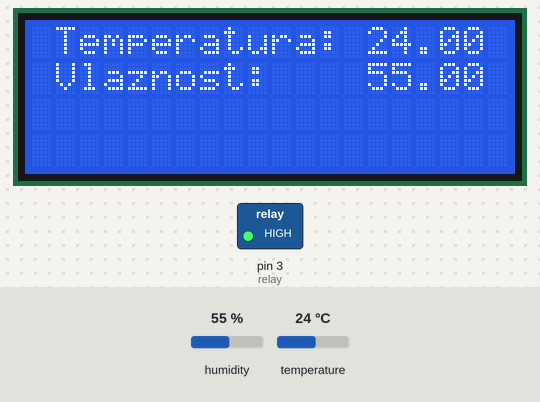
Simulated run of this sketch. Board: Arduino Uno, built with avr-gcc and run on an emulated ATmega328P. Shown: 20×4 character LCD, switched loads named in the sketch (green lamp = pin HIGH). Inputs (shaded band) come from the test bench; at power-on: temperature 24 °C, humidity 55 %.

Above: at 1.3 s.
1.4 s: temperature set to 37 °C
At 6.4 s:
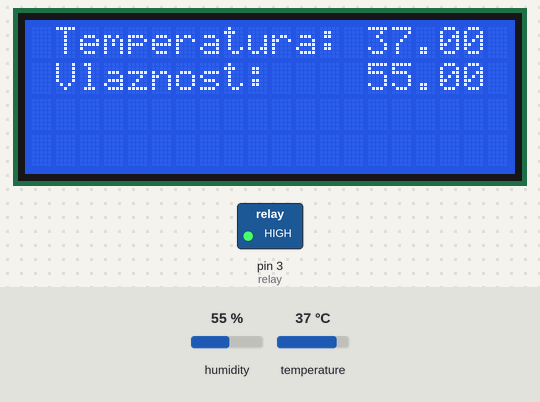
11.8 s: temperature set to 40 °C
At 16.1 s:
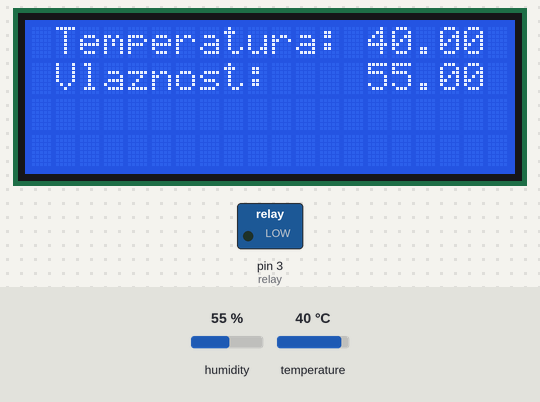
21.9 s: humidity set to 22 %
At 26.9 s:
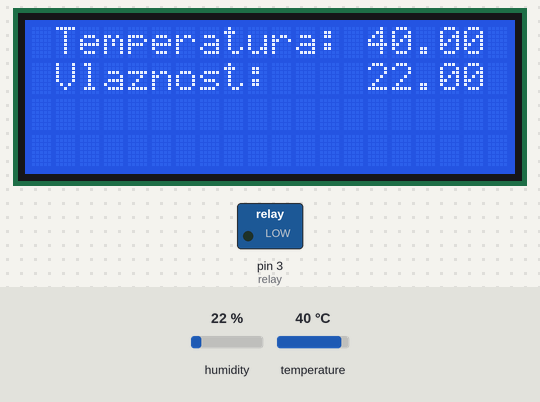
31.9 s: humidity set to 40 %
At 36.4 s:
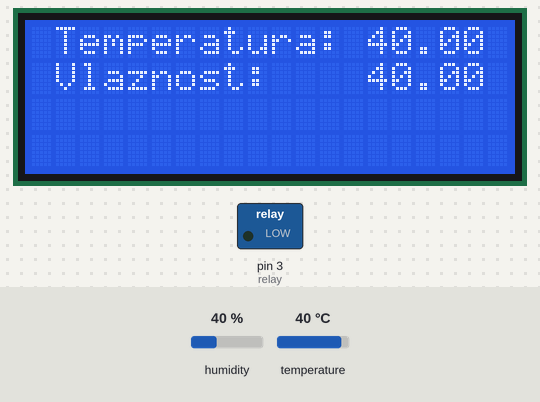
Timing chart, 0 to 37.9 s (numbered marks = the images above; inputs shaded):
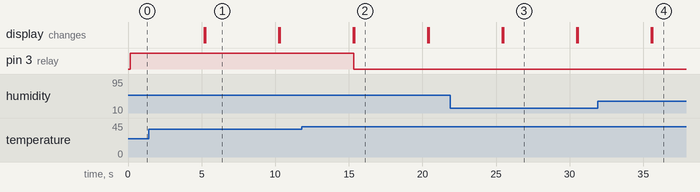

The sketch:

main.ino
```cpp
#include <dht11.h>
#include <Wire.h>
#include <LiquidCrystal_I2C.h>

LiquidCrystal_I2C lcd(0x3F,20, 4);
dht11 DHT11;
  float minTemp = 100;
  int relay = 3;
#define DHT11PIN 2

void setup()
{
  lcd.init();
  lcd.init();
  lcd.backlight();
  pinMode(relay, OUTPUT);
}

void loop()
{
  DHT11.read(DHT11PIN);
    lcd.backlight();

  float hum = (float)DHT11.humidity;
  float temp = (float)DHT11.temperature;

  if(temp <=38.00) {
   digitalWrite(relay, HIGH);

  } else {
    digitalWrite(relay,LOW);
  }

  lcd.setCursor(1,0);
  lcd.print("Temperatura:");
  lcd.setCursor(14,0);
  lcd.print(temp);

  lcd.setCursor(1,1);
  lcd.print("Vlaznost:");
  lcd.setCursor(14,1);
  lcd.print(hum);


  delay(5000);
  lcd.clear();

}
```

Measured:
- the behaviour switches between 38 and 39 °C on temperature (found by bisection; images 1 and 2)
- after the input at 1.4 s, the display: first differs from a run without the input after 3.8 s (image 1)
- after the input at 11.8 s, pin 3 (relay): HIGH → LOW after 3.5 s; the display: first differs from a run without the input after 3.6 s (image 2)
- after the input at 21.9 s, the display: first differs from a run without the input after 3.6 s (image 3)
- after the input at 31.9 s, the display: first differs from a run without the input after 3.7 s (image 4)
- what the display in image 1 shows lasts 5.0 s, from 5.2 s to 10.2 s
